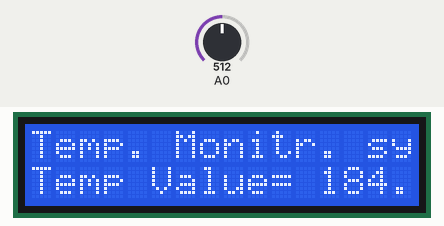
A sketch run on a simulated Arduino Uno, built with avr-gcc and run on an emulated ATmega328P. On the bench: 16×2 character LCD. Inputs (shaded band) come from the test bench; at power-on: A0 = 512. What the sketch prints to the serial monitor is not drawn.

Above: at 1.2 s.
1.3 s: A0 set to 716
At 1.8 s:
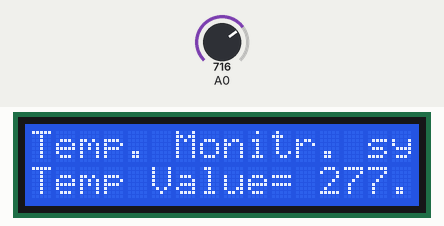
2.8 s: A0 set to 900
At 3.4 s:
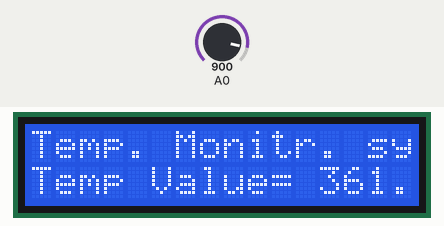
4.3 s: A0 set to 1023
At 4.9 s:
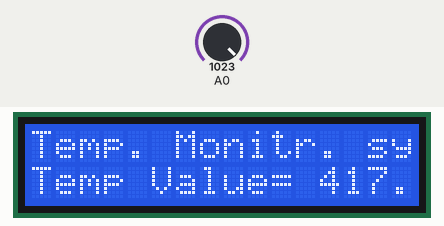
Timing chart, 0 to 7.3 s (numbered marks = the images above; inputs shaded):
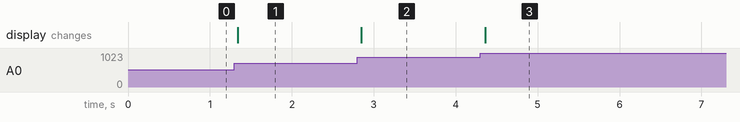

The sketch:

code__temp_.ino
```cpp
#include <Adafruit_LiquidCrystal.h>
int temp = 0;

Adafruit_LiquidCrystal lcd_1(0);

void setup()
{
  pinMode(A0, INPUT);
  Serial.begin(9600);
  lcd_1.begin(16, 2);
}

void loop()
{

 // measure the 5v with a meter for an accurate value
 //In particular if your Arduino is USB powered

 float voltage = analogRead(A0) * 4.68;
 voltage /= 1024.0;

 // now print out the temperature

 float temp = (voltage - 0.5) * 100;
  Serial.println(temp);
  lcd_1.setCursor(0, 0);
  lcd_1.print("Temp. Monitr. system");
  lcd_1.setCursor(0, 1);
  lcd_1.print("Temp Value=");
  lcd_1.setCursor(12, 1);
  lcd_1.print(temp);
 delay(100);
}
```

TEMPERATURE_.c
```cpp
#include <Adafruit_LiquidCrystal.h>
int temp = 0;

Adafruit_LiquidCrystal lcd_1(0);

void setup()
{
  pinMode(A0, INPUT);
  Serial.begin(9600);
  lcd_1.begin(16, 2);
}

void loop()
{

 // measure the 5v with a meter for an accurate value
 //In particular if your Arduino is USB powered

 float voltage = analogRead(A0) * 4.68;
 voltage /= 1024.0;

 // now print out the temperature

 float temp = (voltage - 0.5) * 100;
  Serial.println(temp);
  lcd_1.setCursor(0, 0);
  lcd_1.print("Temp. Monitr. system");
  lcd_1.setCursor(0, 1);
  lcd_1.print("Temp Value=");
  lcd_1.setCursor(12, 1);
  lcd_1.print(temp);
 delay(100);
}
```

Measured:
- after the input at 1.3 s, the display: changes at once (image 1)
- after the input at 2.8 s, the display: changes after 0.05 s (image 2)
- after the input at 4.3 s, the display: changes after 0.06 s (image 3)
